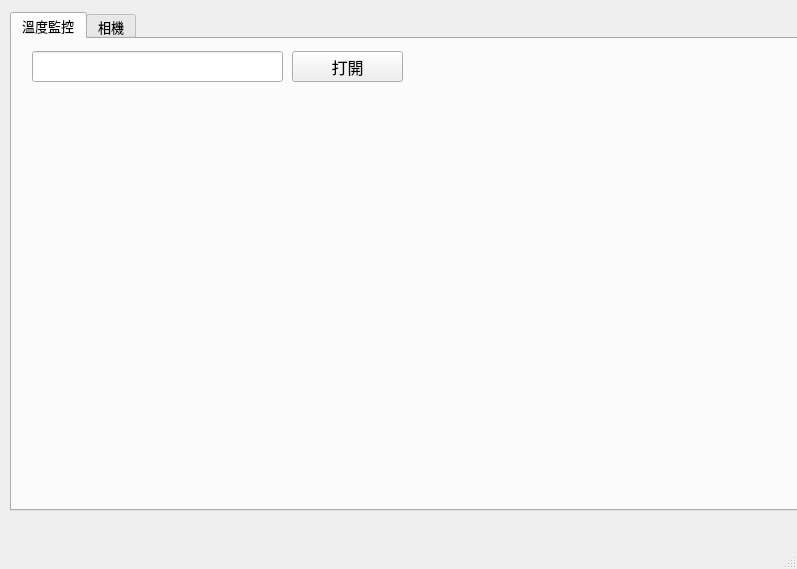
<?xml version="1.0" encoding="UTF-8"?>
<ui version="4.0">
 <class>MainWindow</class>
 <widget class="QMainWindow" name="MainWindow">
  <property name="geometry">
   <rect>
    <x>0</x>
    <y>0</y>
    <width>797</width>
    <height>569</height>
   </rect>
  </property>
  <property name="windowTitle">
   <string>QtDesigner測試</string>
  </property>
  <widget class="QWidget" name="centralwidget">
   <widget class="QTabWidget" name="tabWidget">
    <property name="geometry">
     <rect>
      <x>10</x>
      <y>12</y>
      <width>811</width>
      <height>499</height>
     </rect>
    </property>
    <property name="font">
     <font>
      <pointsize>10</pointsize>
     </font>
    </property>
    <property name="acceptDrops">
     <bool>false</bool>
    </property>
    <property name="currentIndex">
     <number>0</number>
    </property>
    <property name="usesScrollButtons">
     <bool>true</bool>
    </property>
    <property name="documentMode">
     <bool>false</bool>
    </property>
    <property name="tabsClosable">
     <bool>false</bool>
    </property>
    <widget class="QWidget" name="tab">
     <attribute name="title">
      <string>溫度監控</string>
     </attribute>
     <widget class="QLineEdit" name="lineEdit">
      <property name="geometry">
       <rect>
        <x>20</x>
        <y>12</y>
        <width>251</width>
        <height>31</height>
       </rect>
      </property>
     </widget>
     <widget class="QPushButton" name="pushButton">
      <property name="geometry">
       <rect>
        <x>280</x>
        <y>12</y>
        <width>111</width>
        <height>31</height>
       </rect>
      </property>
      <property name="font">
       <font>
        <pointsize>12</pointsize>
       </font>
      </property>
      <property name="text">
       <string>打開</string>
      </property>
     </widget>
     <widget class="QWidget" name="widget" native="true">
      <property name="geometry">
       <rect>
        <x>20</x>
        <y>60</y>
        <width>751</width>
        <height>391</height>
       </rect>
      </property>
     </widget>
    </widget>
    <widget class="QWidget" name="tab_2">
     <attribute name="title">
      <string>相機</string>
     </attribute>
     <widget class="QPushButton" name="pushButton_2">
      <property name="geometry">
       <rect>
        <x>10</x>
        <y>18</y>
        <width>101</width>
        <height>43</height>
       </rect>
      </property>
      <property name="font">
       <font>
        <pointsize>10</pointsize>
       </font>
      </property>
      <property name="text">
       <string>開啟相機</string>
      </property>
     </widget>
     <widget class="QPushButton" name="pushButton_3">
      <property name="geometry">
       <rect>
        <x>10</x>
        <y>126</y>
        <width>101</width>
        <height>43</height>
       </rect>
      </property>
      <property name="font">
       <font>
        <pointsize>10</pointsize>
       </font>
      </property>
      <property name="text">
       <string>焦距檢測:</string>
      </property>
     </widget>
     <widget class="QPushButton" name="pushButton_4">
      <property name="geometry">
       <rect>
        <x>10</x>
        <y>210</y>
        <width>101</width>
        <height>43</height>
       </rect>
      </property>
      <property name="font">
       <font>
        <pointsize>10</pointsize>
       </font>
      </property>
      <property name="text">
       <string>焦距檢測:</string>
      </property>
     </widget>
     <widget class="QPushButton" name="pushButton_5">
      <property name="geometry">
       <rect>
        <x>10</x>
        <y>264</y>
        <width>101</width>
        <height>43</height>
       </rect>
      </property>
      <property name="font">
       <font>
        <pointsize>10</pointsize>
       </font>
      </property>
      <property name="text">
       <string>讀取QRcode</string>
      </property>
     </widget>
     <widget class="QPushButton" name="pushButton_6">
      <property name="geometry">
       <rect>
        <x>10</x>
        <y>312</y>
        <width>101</width>
        <height>43</height>
       </rect>
      </property>
      <property name="font">
       <font>
        <pointsize>10</pointsize>
       </font>
      </property>
      <property name="text">
       <string>儲存到資料ˋ庫</string>
      </property>
     </widget>
     <widget class="QPushButton" name="pushButton_7">
      <property name="geometry">
       <rect>
        <x>10</x>
        <y>366</y>
        <width>101</width>
        <height>43</height>
       </rect>
      </property>
      <property name="font">
       <font>
        <pointsize>10</pointsize>
       </font>
      </property>
      <property name="text">
       <string>退出</string>
      </property>
     </widget>
     <widget class="QFrame" name="frame">
      <property name="geometry">
       <rect>
        <x>120</x>
        <y>18</y>
        <width>641</width>
        <height>391</height>
       </rect>
      </property>
      <property name="inputMethodHints">
       <set>Qt::ImhDigitsOnly|Qt::ImhFormattedNumbersOnly|Qt::ImhMultiLine|Qt::ImhNoEditMenu|Qt::ImhNoTextHandles|Qt::ImhPreferLatin|Qt::ImhUppercaseOnly</set>
      </property>
      <property name="frameShape">
       <enum>QFrame::StyledPanel</enum>
      </property>
      <property name="frameShadow">
       <enum>QFrame::Raised</enum>
      </property>
     </widget>
    </widget>
   </widget>
  </widget>
  <widget class="QStatusBar" name="statusbar"/>
 </widget>
 <resources/>
 <connections>
  <connection>
   <sender>pushButton</sender>
   <signal>clicked()</signal>
   <receiver>MainWindow</receiver>
   <slot>button_clicked()</slot>
   <hints>
    <hint type="sourcelabel">
     <x>403</x>
     <y>392</y>
    </hint>
    <hint type="destinationlabel">
     <x>559</x>
     <y>503</y>
    </hint>
   </hints>
  </connection>
 </connections>
 <slots>
  <signal>clicked()</signal>
  <slot>button_clicked()</slot>
 </slots>
</ui>
